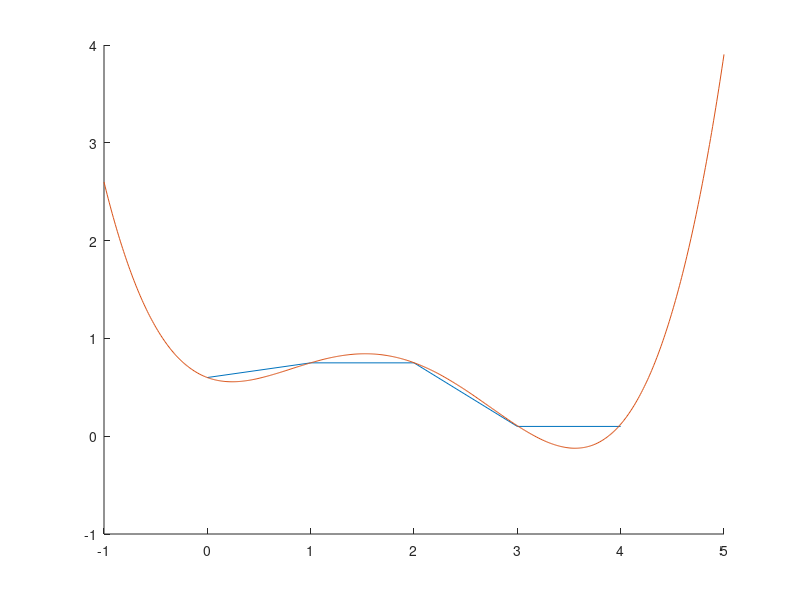

This figure's MATLAB source:
clear;
clc;
close all;

y_raw = [0.6 0.75 0.75 0.1 0.1];
% y_raw = [0 0.75 0 0 0];
x_raw = 0:length(y_raw)-1;
x_continous = -1:0.01:5;

p = polyfit(x_raw,y_raw,4);
p = [0.075062 -0.533121 0.999449 -0.391220 0.599973]
der = polyder(p)
y_continous = polyval(p, x_continous);

hold on;
plot(x_raw, y_raw);
hold on;
plot(x_continous, y_continous);


